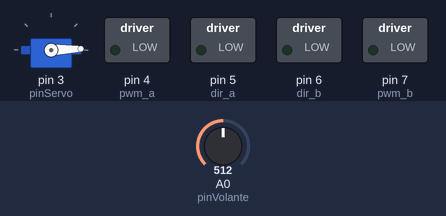
Simulated run of this sketch. Board: Arduino Uno, built with avr-gcc and run on an emulated ATmega328P. On the bench: servo, switched loads named in the sketch (green lamp = pin HIGH). The test bench sets the inputs (shaded band); at power-on: A0 (pinVolante) = 512.

Above: at 1.2 s.
1.3 s: A0 (pinVolante) set to 306
Timing chart, 0 to 4.3 s (numbered marks = the images above; inputs shaded):
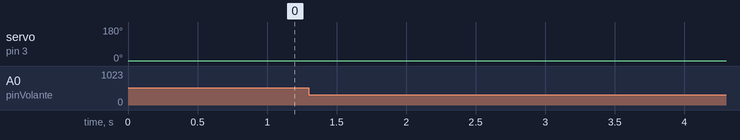

Measured:
- after the input at 1.3 s, servo on pin 3 (pinServo): 2° → 1° at once

The sketch:

motor_placa_ofrobot_y_servo.ino
```cpp
#include <Servo.h>

int pinServo=3;
int pinVolante=0; //pin donde se lee el Volante

int volante=0;

int pwm_a = 4;  //PWM control for motor outputs 1 and 2
int pwm_b = 7;  //PWM control for motor outputs 3 and 4
int dir_a = 5;  //direction control for motor outputs 1 and 2
int dir_b = 6;  //direction control for motor outputs 3 and 4

Servo miVolante;

void setup()
{
  pinMode(pwm_a, OUTPUT);  //Set control pins to be outputs
  pinMode(pwm_b, OUTPUT);
  pinMode(dir_a, OUTPUT);
  pinMode(dir_b, OUTPUT);

  miVolante.attach(pinServo); // Pin donde esta cogido el servo
}

void loop()
{
  volante = analogRead(pinVolante);            // reads the value of the potentiometer (value between 0 and 1023)
  volante = map(volante, 0, 1023, 0, 4);     // scale it to use it with the servo (value between 0 and 180)
  miVolante.write(volante);
  delay(100);
}
```
